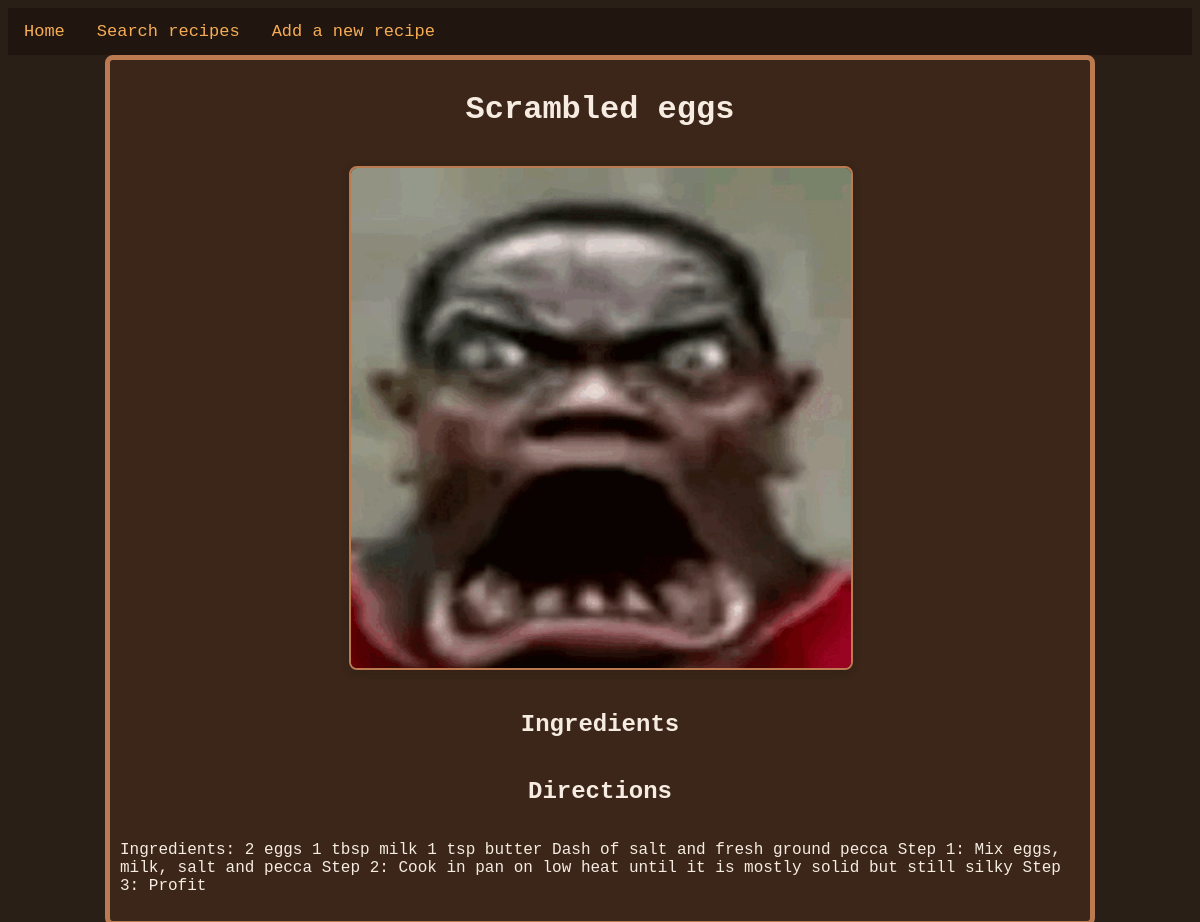
Before: /recipes/1/ with the older database file.
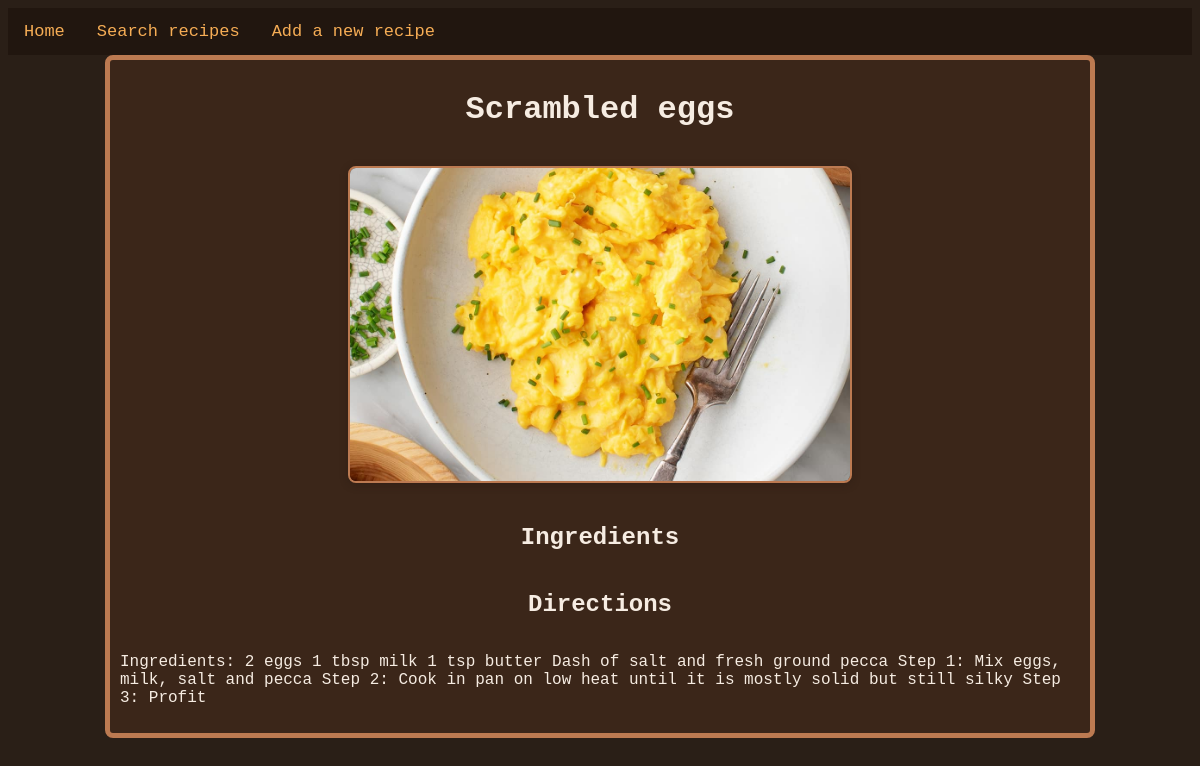
After: the same page with the newer database file.
### recipesMain/models.py (models this page shows, shortened)
class recipe(models.Model):
    recipeId = models.BigAutoField(primary_key = True)
    title = models.CharField(max_length = 50)
    prepTime = models.IntegerField(default=15)
    cookTime = models.IntegerField(default=20)
    ingredients = models.TextField()
    body = models.TextField()
    image = models.ImageField(upload_to="food_images/", default="food_images/icon.png")
    tag = models.ManyToManyField(category, db_column = "categoryTitle")
    class Meta:
        db_table = "recipe"

### recipesMain/views.py (the view)
# urls.py: path("<int:recipeId>/", views.expandRecipeView, name="expandRecipeView"),
def expandRecipeView(request, recipeId):
    try:
        recipesDisp = recipe.objects.get(pk=recipeId)
        recipeRequest = HttpResponse("This is recipe %s" % recipeId)
    except:
        raise Http404("Recipe does not exist. Maybe you should write it!")
    return render(request, "recipeViews/recipeExpand.html", {"recipesDisp": recipesDisp, })

### templates/recipeViews/recipeExpand.html
{% extends "base.html" %}
{% block content %}
<div class="centreColumn">
    <h1>{{ recipesDisp.title }}</h1>
    <p><img class="expandImage" src="{{ recipesDisp.image.url }}" alt="{{ recipesDisp.image.url }}"></p>
    <h2>Ingredients</h2>
    <h2>Directions</h2>
    <p>{{ recipesDisp.body }}</p>
</div>
{% endblock %}

Changed rows visible on the page:
changed recipe "Scrambled eggs": image: a different picture
